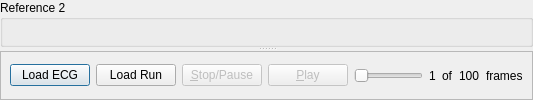
         <widget class="QSplitter" name="splitter_3">
          <property name="orientation">
           <enum>Qt::Vertical</enum>
          </property>
          <widget class="QGroupBox" name="groupBox_2">
           <property name="title">
            <string>Reference 2</string>
           </property>
           <layout class="QGridLayout" name="gridLayout_4">
            <item row="0" column="0">
             <widget class="QVTKWidget" name="vtkWidgetSecondStream" native="true">
              <property name="sizePolicy">
               <sizepolicy hsizetype="Preferred" vsizetype="Preferred">
                <horstretch>0</horstretch>
                <verstretch>0</verstretch>
               </sizepolicy>
              </property>
              <property name="palette">
               <palette>
                <active>
                 <colorrole role="WindowText">
                  <brush brushstyle="SolidPattern">
                   <color alpha="255">
                    <red>0</red>
                    <green>0</green>
                    <blue>0</blue>
                   </color>
                  </brush>
                 </colorrole>
                 <colorrole role="Button">
                  <brush brushstyle="SolidPattern">
                   <color alpha="255">
                    <red>191</red>
                    <green>191</green>
                    <blue>191</blue>
                   </color>
                  </brush>
                 </colorrole>
                 <colorrole role="Light">
                  <brush brushstyle="SolidPattern">
                   <color alpha="255">
                    <red>255</red>
                    <green>255</green>
                    <blue>255</blue>
                   </color>
                  </brush>
                 </colorrole>
                 <colorrole role="Midlight">
                  <brush brushstyle="SolidPattern">
                   <color alpha="255">
                    <red>223</red>
                    <green>223</green>
                    <blue>223</blue>
                   </color>
                  </brush>
                 </colorrole>
                 <colorrole role="Dark">
                  <brush brushstyle="SolidPattern">
                   <color alpha="255">
                    <red>95</red>
                    <green>95</green>
                    <blue>95</blue>
                   </color>
                  </brush>
                 </colorrole>
                 <colorrole role="Mid">
                  <brush brushstyle="SolidPattern">
                   <color alpha="255">
                    <red>127</red>
                    <green>127</green>
                    <blue>127</blue>
                   </color>
                  </brush>
                 </colorrole>
                 <colorrole role="Text">
                  <brush brushstyle="SolidPattern">
                   <color alpha="255">
                    <red>0</red>
                    <green>0</green>
                    <blue>0</blue>
                   </color>
                  </brush>
                 </colorrole>
                 <colorrole role="BrightText">
                  <brush brushstyle="SolidPattern">
                   <color alpha="255">
                    <red>255</red>
                    <green>255</green>
                    <blue>255</blue>
                   </color>
                  </brush>
                 </colorrole>
                 <colorrole role="ButtonText">
                  <brush brushstyle="SolidPattern">
                   <color alpha="255">
                    <red>0</red>
                    <green>0</green>
                    <blue>0</blue>
                   </color>
                  </brush>
                 </colorrole>
                 <colorrole role="Base">
                  <brush brushstyle="SolidPattern">
                   <color alpha="255">
                    <red>255</red>
                    <green>255</green>
                    <blue>255</blue>
                   </color>
                  </brush>
                 </colorrole>
                 <colorrole role="Window">
                  <brush brushstyle="SolidPattern">
                   <color alpha="255">
                    <red>191</red>
                    <green>191</green>
                    <blue>191</blue>
                   </color>
                  </brush>
                 </colorrole>
                 <colorrole role="Shadow">
                  <brush brushstyle="SolidPattern">
                   <color alpha="255">
                    <red>0</red>
                    <green>0</green>
                    <blue>0</blue>
                   </color>
                  </brush>
                 </colorrole>
                 <colorrole role="AlternateBase">
                  <brush brushstyle="SolidPattern">
                   <color alpha="255">
                    <red>223</red>
                    <green>223</green>
                    <blue>223</blue>
                   </color>
                  </brush>
                 </colorrole>
                 <colorrole role="ToolTipBase">
                  <brush brushstyle="SolidPattern">
                   <color alpha="255">
                    <red>255</red>
                    <green>255</green>
                    <blue>220</blue>
                   </color>
                  </brush>
                 </colorrole>
                 <colorrole role="ToolTipText">
                  <brush brushstyle="SolidPattern">
                   <color alpha="255">
                    <red>0</red>
                    <green>0</green>
                    <blue>0</blue>
                   </color>
                  </brush>
                 </colorrole>
                </active>
                <inactive>
                 <colorrole role="WindowText">
                  <brush brushstyle="SolidPattern">
                   <color alpha="255">
                    <red>0</red>
                    <green>0</green>
                    <blue>0</blue>
                   </color>
                  </brush>
                 </colorrole>
                 <colorrole role="Button">
                  <brush brushstyle="SolidPattern">
                   <color alpha="255">
                    <red>191</red>
                    <green>191</green>
                    <blue>191</blue>
                   </color>
                  </brush>
                 </colorrole>
                 <colorrole role="Light">
                  <brush brushstyle="SolidPattern">
                   <color alpha="255">
                    <red>255</red>
                    <green>255</green>
                    <blue>255</blue>
                   </color>
                  </brush>
                 </colorrole>
                 <colorrole role="Midlight">
                  <brush brushstyle="SolidPattern">
                   <color alpha="255">
                    <red>223</red>
                    <green>223</green>
                    <blue>223</blue>
                   </color>
                  </brush>
                 </colorrole>
                 <colorrole role="Dark">
                  <brush brushstyle="SolidPattern">
                   <color alpha="255">
                    <red>95</red>
                    <green>95</green>
                    <blue>95</blue>
                   </color>
                  </brush>
                 </colorrole>
                 <colorrole role="Mid">
                  <brush brushstyle="SolidPattern">
                   <color alpha="255">
                    <red>127</red>
                    <green>127</green>
                    <blue>127</blue>
                   </color>
                  </brush>
                 </colorrole>
                 <colorrole role="Text">
                  <brush brushstyle="SolidPattern">
                   <color alpha="255">
                    <red>0</red>
                    <green>0</green>
                    <blue>0</blue>
                   </color>
                  </brush>
                 </colorrole>
                 <colorrole role="BrightText">
                  <brush brushstyle="SolidPattern">
                   <color alpha="255">
                    <red>255</red>
                    <green>255</green>
                    <blue>255</blue>
                   </color>
                  </brush>
                 </colorrole>
                 <colorrole role="ButtonText">
                  <brush brushstyle="SolidPattern">
                   <color alpha="255">
                    <red>0</red>
                    <green>0</green>
                    <blue>0</blue>
                   </color>
                  </brush>
                 </colorrole>
                 <colorrole role="Base">
                  <brush brushstyle="SolidPattern">
                   <color alpha="255">
                    <red>255</red>
                    <green>255</green>
                    <blue>255</blue>
                   </color>
                  </brush>
                 </colorrole>
                 <colorrole role="Window">
                  <brush brushstyle="SolidPattern">
                   <color alpha="255">
                    <red>191</red>
                    <green>191</green>
                    <blue>191</blue>
                   </color>
                  </brush>
                 </colorrole>
                 <colorrole role="Shadow">
                  <brush brushstyle="SolidPattern">
                   <color alpha="255">
                    <red>0</red>
                    <green>0</green>
                    <blue>0</blue>
                   </color>
                  </brush>
                 </colorrole>
                 <colorrole role="AlternateBase">
                  <brush brushstyle="SolidPattern">
                   <color alpha="255">
                    <red>223</red>
                    <green>223</green>
                    <blue>223</blue>
                   </color>
                  </brush>
                 </colorrole>
                 <colorrole role="ToolTipBase">
                  <brush brushstyle="SolidPattern">
                   <color alpha="255">
                    <red>255</red>
                    <green>255</green>
                    <blue>220</blue>
                   </color>
                  </brush>
                 </colorrole>
                 <colorrole role="ToolTipText">
                  <brush brushstyle="SolidPattern">
                   <color alpha="255">
                    <red>0</red>
                    <green>0</green>
                    <blue>0</blue>
                   </color>
                  </brush>
                 </colorrole>
                </inactive>
                <disabled>
                 <colorrole role="WindowText">
                  <brush brushstyle="SolidPattern">
                   <color alpha="255">
                    <red>95</red>
                    <green>95</green>
                    <blue>95</blue>
                   </color>
                  </brush>
                 </colorrole>
                 <colorrole role="Button">
                  <brush brushstyle="SolidPattern">
                   <color alpha="255">
                    <red>191</red>
                    <green>191</green>
                    <blue>191</blue>
                   </color>
                  </brush>
                 </colorrole>
                 <colorrole role="Light">
                  <brush brushstyle="SolidPattern">
                   <color alpha="255">
                    <red>255</red>
                    <green>255</green>
                    <blue>255</blue>
                   </color>
                  </brush>
                 </colorrole>
                 <colorrole role="Midlight">
                  <brush brushstyle="SolidPattern">
                   <color alpha="255">
                    <red>223</red>
                    <green>223</green>
                    <blue>223</blue>
                   </color>
                  </brush>
                 </colorrole>
                 <colorrole role="Dark">
                  <brush brushstyle="SolidPattern">
                   <color alpha="255">
                    <red>95</red>
                    <green>95</green>
                    <blue>95</blue>
                   </color>
                  </brush>
                 </colorrole>
                 <colorrole role="Mid">
                  <brush brushstyle="SolidPattern">
                   <color alpha="255">
                    <red>127</red>
                    <green>127</green>
                    <blue>127</blue>
                   </color>
                  </brush>
                 </colorrole>
                 <colorrole role="Text">
                  <brush brushstyle="SolidPattern">
                   <color alpha="255">
                    <red>95</red>
                    <green>95</green>
                    <blue>95</blue>
                   </color>
                  </brush>
                 </colorrole>
                 <colorrole role="BrightText">
                  <brush brushstyle="SolidPattern">
                   <color alpha="255">
                    <red>255</red>
                    <green>255</green>
                    <blue>255</blue>
                   </color>
                  </brush>
                 </colorrole>
                 <colorrole role="ButtonText">
                  <brush brushstyle="SolidPattern">
                   <color alpha="255">
                    <red>95</red>
                    <green>95</green>
                    <blue>95</blue>
                   </color>
                  </brush>
                 </colorrole>
                 <colorrole role="Base">
                  <brush brushstyle="SolidPattern">
                   <color alpha="255">
                    <red>191</red>
                    <green>191</green>
                    <blue>191</blue>
                   </color>
                  </brush>
                 </colorrole>
                 <colorrole role="Window">
                  <brush brushstyle="SolidPattern">
                   <color alpha="255">
                    <red>191</red>
                    <green>191</green>
                    <blue>191</blue>
                   </color>
                  </brush>
                 </colorrole>
                 <colorrole role="Shadow">
                  <brush brushstyle="SolidPattern">
                   <color alpha="255">
                    <red>0</red>
                    <green>0</green>
                    <blue>0</blue>
                   </color>
                  </brush>
                 </colorrole>
                 <colorrole role="AlternateBase">
                  <brush brushstyle="SolidPattern">
                   <color alpha="255">
                    <red>191</red>
                    <green>191</green>
                    <blue>191</blue>
                   </color>
                  </brush>
                 </colorrole>
                 <colorrole role="ToolTipBase">
                  <brush brushstyle="SolidPattern">
                   <color alpha="255">
                    <red>255</red>
                    <green>255</green>
                    <blue>220</blue>
                   </color>
                  </brush>
                 </colorrole>
                 <colorrole role="ToolTipText">
                  <brush brushstyle="SolidPattern">
                   <color alpha="255">
                    <red>0</red>
                    <green>0</green>
                    <blue>0</blue>
                   </color>
                  </brush>
                 </colorrole>
                </disabled>
               </palette>
              </property>
             </widget>
            </item>
           </layout>
          </widget>
          <widget class="QFrame" name="frame_3">
           <property name="minimumSize">
            <size>
             <width>0</width>
             <height>0</height>
            </size>
           </property>
           <property name="maximumSize">
            <size>
             <width>16777215</width>
             <height>50</height>
            </size>
           </property>
           <property name="frameShape">
            <enum>QFrame::StyledPanel</enum>
           </property>
           <property name="frameShadow">
            <enum>QFrame::Raised</enum>
           </property>
           <layout class="QHBoxLayout" name="horizontalLayout_3">
            <item>
             <widget class="QPushButton" name="buttonLoadECGSecondStream">
              <property name="enabled">
               <bool>true</bool>
              </property>
              <property name="text">
               <string>Load ECG</string>
              </property>
              <property name="autoDefault">
               <bool>true</bool>
              </property>
              <property name="default">
               <bool>true</bool>
              </property>
              <property name="flat">
               <bool>false</bool>
              </property>
             </widget>
            </item>
            <item>
             <widget class="QPushButton" name="ButtonLoadRunSecond">
              <property name="text">
               <string>Load Run</string>
              </property>
             </widget>
            </item>
            <item>
             <widget class="QPushButton" name="buttonStopSecondStream">
              <property name="enabled">
               <bool>false</bool>
              </property>
              <property name="text">
               <string>&amp;Stop/Pause</string>
              </property>
             </widget>
            </item>
            <item>
             <widget class="QPushButton" name="buttonPlaySecondStream">
              <property name="enabled">
               <bool>false</bool>
              </property>
              <property name="text">
               <string>&amp;Play</string>
              </property>
             </widget>
            </item>
            <item>
             <widget class="QSlider" name="sliderBufferedFrameSecondStream">
              <property name="enabled">
               <bool>true</bool>
              </property>
              <property name="minimum">
               <number>1</number>
              </property>
              <property name="maximum">
               <number>100</number>
              </property>
              <property name="orientation">
               <enum>Qt::Horizontal</enum>
              </property>
              <property name="tickPosition">
               <enum>QSlider::NoTicks</enum>
              </property>
             </widget>
            </item>
            <item>
             <widget class="QLabel" name="labelCurrentFrameSecondStream">
              <property name="text">
               <string>1</string>
              </property>
             </widget>
            </item>
            <item>
             <widget class="QLabel" name="labelSecondStream">
              <property name="text">
               <string>of</string>
              </property>
             </widget>
            </item>
            <item>
             <widget class="QLabel" name="labelNumberOfFramesSecondStream">
              <property name="text">
               <string>100</string>
              </property>
             </widget>
            </item>
            <item>
             <widget class="QLabel" name="labelFramesPerSecondSecondStream">
              <property name="text">
               <string>frames</string>
              </property>
             </widget>
            </item>
           </layout>
          </widget>
         </widget>
